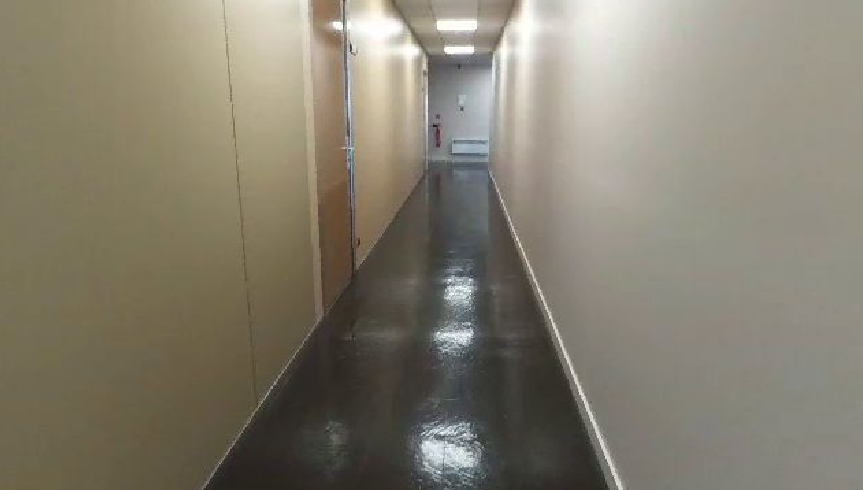
#> input picture visual_processing_lib/visual_processing_lib/test.png, 863 x 490 px, found by its file name
$ python test_script.py
#> lines starting #> are read from the running program, lines starting #| are printed output that depends on the picture; after the words box and inside, x2 and y2 are one past the last pixel; in counts of white or black regions, pixels touching at a corner belong together
#> further down, img is the input picture: shape (490, 863, 3); mean B, G, R 111.6, 126.8, 132.5
### visual_processing_lib/visual_processing_lib/visual.py
import sys
import cv2
import numpy as np


def longer_than(lines, min_len):
    """
    Filters out lines shorter than min_len

    lines: line data
    min_len: minimum length to be considered (in px)
    """

    return lines[lines[:, -1] > min_len]


def angle_inclination_between(lines, max_angle, min_angle):
    """
    Filters out lines whose inclinations (absolute values) are out of the desired interval (higher than max_angle,
    lower than min_angle)

    lines: line data
    max_angle: maximum angle to be considered (in degrees)
    min_angle: minimum angle to be considered (in degrees)
    """

    # -lines[:, 4]/lines[:, 5] -> linear coefficients

    lines = lines[
        np.logical_and(
            -lines[:, 4]/lines[:, 5] < np.tan(max_angle*np.pi/180),
            -lines[:, 4]/lines[:, 5] > np.tan(-max_angle*np.pi/180)
        )
    ]

    lines = lines[
        np.logical_or(
            -lines[:, 4]/lines[:, 5] > np.tan(min_angle*np.pi/180),
            -lines[:, 4]/lines[:, 5] < np.tan(-min_angle*np.pi/180)
        )
    ]

    return lines


def intersect(lines):
    """
    Returns intersections between a set of lines
    """

    intersections = []
    for i, si in enumerate(lines):
        for sj in lines[i+1:]:
            cross_product = np.cross(si[4:6], sj[4:6])  # [a1,b1] ^ [a2, b2]

            if cross_product != 0:
                coeff = 1.0 / cross_product

                intersections.append([coeff * np.cross(si[5:7], sj[5:7]),  # [b1, c1] ^ [b2, c2]
                                      coeff * np.cross(sj[[4, 6]], si[[4, 6]])])  # -[a1, c1] ^ [a2, c2]

    return np.array(intersections)


def detect_lines(img):
    """
    Detects the start and finish of line segments in image img
    """

    gray_img = cv2.cvtColor(img, cv2.COLOR_BGR2GRAY)
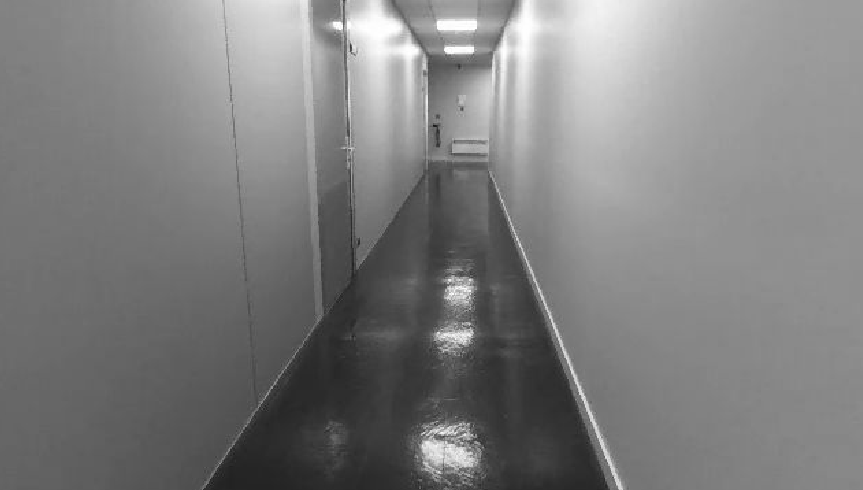
#> gray_img: shape (490, 863); min 21, max 255, mean 126.8

    lsd_detector = cv2.ximgproc.createFastLineDetector()
    lsd_segments = lsd_detector.detect(gray_img)
#> lsd_segments = 201 rows, first 6: [225.1, 41.07, 222, 0.00292], [227.3, 41.97, 231.3, 90.06], [224.2, 0, 227.1, 40.99], [299, 0, 299, 12], [310.8, 83.97, 307.8, 0], [313.8, 16.79, 309.9, 0.773]

    # if no line is detected, returns None
    if lsd_segments is None:
        return None

    lsd_segments = np.squeeze(lsd_segments, axis=1)

    # calculating coefficients a, b and c, and lengths n
    a = np.expand_dims(lsd_segments[:, 1] - lsd_segments[:, 3] + 1e-5, axis=-1)
#> a = 201 values, max 173 at index 76, min -181.7 at index 124, mean 1.27
    b = np.expand_dims(lsd_segments[:, 2] - lsd_segments[:, 0] + 1e-5, axis=-1)
#> b = 201 values, max 74.78 at index 124, min -41.22 at index 123, mean 0.943
    c = np.expand_dims(lsd_segments[:, 0]*lsd_segments[:, 3] -
                       lsd_segments[:, 2]*lsd_segments[:, 1], axis=-1)
#> c = 201 values, max 75911.3 at index 124, min -54348.1 at index 168, mean -492
    n = np.expand_dims(np.sqrt(np.power(lsd_segments[:, 0] - lsd_segments[:, 2], 2) + np.power(
        lsd_segments[:, 1] - lsd_segments[:, 3], 2)), axis=-1)
#> n = 201 values, max 196.5 at index 124, min 10 at index 152, mean 29.03

    lines = np.concatenate([lsd_segments, a, b, c, n], axis=-1)

    return lines


# [94 lines left out: functions sci, point_to_line_distance, distance_to_vp_lower_than, split_right_left, calculate_angle_from_lines, get_shifts, not called in this run]

### visual_processing_lib/visual_processing_lib/draw.py
import numpy as np
import cv2


def segments(img, lines, color=(255, 0, 0), thickness=2):
    """
    Draws segments from line data in image img
        x1, y1, x2, y2, a, b, c, n = line
    """
#> called with lines = array of shape (201, 8), color = (255, 0, 0), thickness = 2

    for line in lines:
        x1, y1, x2, y2, _, _, _, _ = line
        cv2.line(img, (int(x1), int(y1)), (int(x2), int(y2)), color, thickness)
#> this loop made 201 passes
#> (line, x1, y1, x2, y2) on passes 1 to 3: ([225.1, 41.07, 222, 0.00292, 41.07, -3.13, -9115.2, 41.19], 225.1, 41.07, 222, 0.00292), ([227.3, 41.97, 231.3, 90.06, -48.09, 3.95, 10765.4, 48.25], 227.3, 41.97, 231.3, 90.06), ([224.2, 0, 227.1, 40.99, -40.99, 2.96, 9189.3, 41.1], 224.2, 0, 227.1, 40.99)
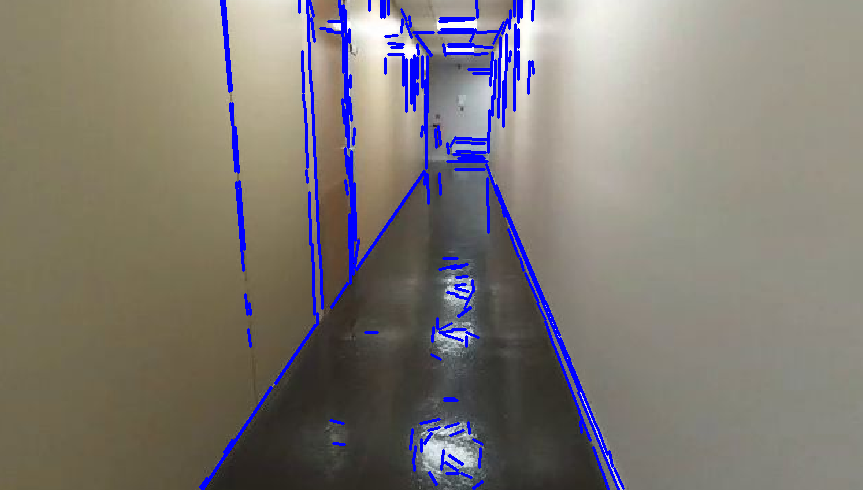
#> img: shape (490, 863, 3); 4.11% of pixels changed, all inside (x1, y1, x2, y2) = (199, 0, 625, 490)


def lines(img, lines, color=(255, 0, 0), thickness=2):
    """
    Draws lines (not only segments) from line data in image img
        x1, y1, x2, y2, a, b, c, n = line
    """
#> called with lines = array of shape (20, 8), color = (0, 255, 255), thickness = 2

    rows, cols, _ = img.shape
#> rows = 490; cols = 863
    for line in lines:
        _, _, _, _, a, b, c, _ = line

        x_top = -c/a  # x value when y=0
        x_top = (int(x_top), 0) if (x_top >= 0 and x_top <=
                                    cols) else None  # checks if point is inside frame

        x_bottom = -b/a*rows - c/a  # x value when y=rows
        x_bottom = (int(x_bottom), rows) if (
            x_bottom >= 0 and x_bottom <= cols) else None  # checks if point is inside frame

        y_left = -c/b  # y value when x=0
        y_left = (0, int(y_left)) if (y_left >= 0 and y_left <=
                                      rows) else None  # checks if point is inside frame

        y_right = -a/b*cols - c/b  # y value when w=cols
        y_right = (cols, int(y_right)) if (y_right >= 0 and y_right <=
                                           rows) else None  # checks if point is inside frame

        points = [x_top, x_bottom, y_left, y_right]
        # filters out points outside of picture
        points = list(filter(None, points))

        cv2.line(img, points[0], points[1], color, thickness)
#> this loop made 20 passes
#> (line, a, b, c, y_left, y_right, points) on passes 1 to 5: ([493.8, 43.9, 503.1, 22.06, 21.84, 9.38, -11194.1, 23.77], 21.84, 9.38, -11194.1, 1193.7, -815.9, [(512, 0), (302, 490)]), ([416.6, 35.32, 431.2, 55.59, -20.27, 14.63, 7924.9, 25], -20.27, 14.63, 7924.9, -541.6, 653.6, [(391, 0), (744, 490)]), ([486.2, 164.3, 497.3, 195.5, -31.27, 11.07, 13383.7, 33.17], -31.27, 11.07, 13383.7, -1208.6, 1228, [(428, 0), (601, 490)]), ([356.8, 269.5, 424.6, 171.4, 98.12, 67.82, -53288.7, 119.3], 98.12, 67.82, -53288.7, 785.7, -462.9, [(543, 0), (204, 490)]), ([544.6, 300.2, 503.4, 203.3, 96.91, -41.22, -40401.6, 105.3], 96.91, -41.22, -40401.6, -980.2, 1048.8, [(416, 0), (625, 490)])
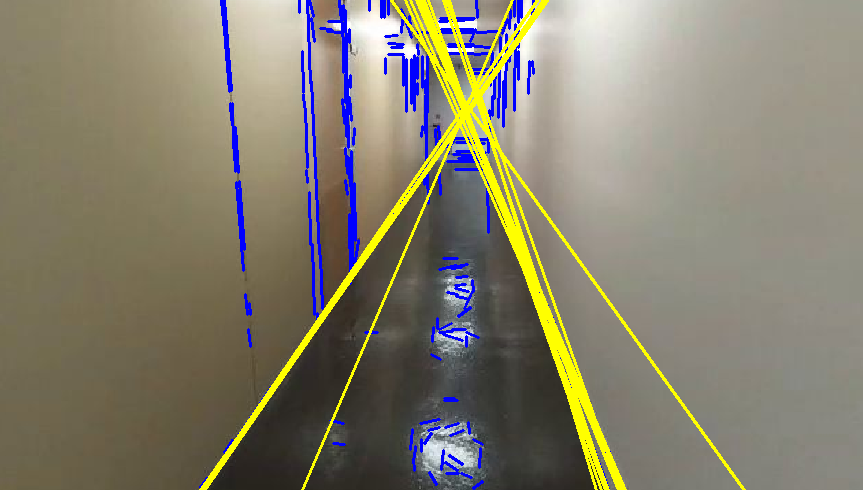
#> img: shape (490, 863, 3); 4.12% of pixels changed, all inside (x1, y1, x2, y2) = (199, 0, 746, 490)


# [29 lines left out: function function, not called in this run]

### visual_processing_lib/visual_processing_lib/test_script.py
import cv2
import numpy as np
import draw
import visual

img = cv2.imread(
    "/home/hanna/Desktop/EI-Drone-Project/mercury-ws/src/visual_processing_lib/visual_processing_lib/test.png")

lines = visual.detect_lines(img)
draw.segments(img, lines)

min_len = 20
min_angle = 15
max_angle = 75
sci_value = 0.3
min_dist = 3

if lines is not None:
# if lines is  None:

    # filtering lines
    lines = visual.longer_than(lines, min_len)
    lines = visual.angle_inclination_between(
        lines, max_angle, min_angle)

    draw.lines(img, lines, color=(0, 255, 255),
                   thickness=2)

    # calculating intersection
    intersects = visual.intersect(lines)
#> the loop in intersect, `for i, si in enumerate(lines):` made 20 passes
#> si on passes 1 to 11: [493.8, 43.9, 503.1, 22.06, 21.84, 9.38, -11194.1, 23.77], [416.6, 35.32, 431.2, 55.59, -20.27, 14.63, 7924.9, 25], [486.2, 164.3, 497.3, 195.5, -31.27, 11.07, 13383.7, 33.17], [356.8, 269.5, 424.6, 171.4, 98.12, 67.82, -53288.7, 119.3], [544.6, 300.2, 503.4, 203.3, 96.91, -41.22, -40401.6, 105.3], [504.2, 209.9, 579, 391.6, -181.7, 74.78, 75911.3, 196.5], [579, 392.6, 618.5, 489, -96.4, 39.48, 40311.3, 104.2], [331.3, 307.5, 347.9, 284, 23.58, 16.6, -12917, 28.84], [509, 229, 518.9, 256, -27.02, 9.95, 11473.5, 28.79], [275.3, 383.5, 315.8, 325.9, 57.62, 40.54, -31410.4, 70.45], [525.4, 273.8, 538.2, 302.9, -29.1, 12.77, 11794.1, 31.78]
#> after the loop in intersect, `for i, si in enumerate(lines):`: intersections = 190 pairs, first value -6517.6 to 1062, second value -17662.7 to 10038.9
#> intersects has the same summary as intersections in intersect

    # if len(intersects) > 1:
    if not len(intersects) > 1:

        # smallest confidence interval
        sci_x = visual.sci(intersects[:, 0], 0.3)
        sci_y = visual.sci(intersects[:, 1], 0.3)

        # determining vanishing point
        vp_x = int(np.mean(sci_x))
        vp_y = int(np.mean(sci_y))

        # filtering lines far away from vanishing point
        lines = visual.distance_to_vp_lower_than(
            lines, (vp_x, vp_y), min_dist)

        # spliting lines between right and left lines
        right_lines, left_lines = visual.split_right_left(lines)

        # calculating right and left angles
        right_angle = visual.calculate_angle_from_lines(right_lines)
        left_angle = visual.calculate_angle_from_lines(left_lines)

        draw.lines(img, right_lines, color=(0, 255, 255),
                   thickness=2)  # drawing right lines
        draw.lines(img, left_lines, color=(0, 255, 0),
                   thickness=2)  # drawing left lines

        if not(np.isnan(right_angle) or np.isnan(left_angle)):
            cv2.circle(img, (vp_x, vp_y), radius=4, color=(
                255, 0, 0), thickness=2)  # drawing vanishing point

cv2.imshow("img", img)
cv2.waitKey(0)
cv2.destroyAllWindows()
